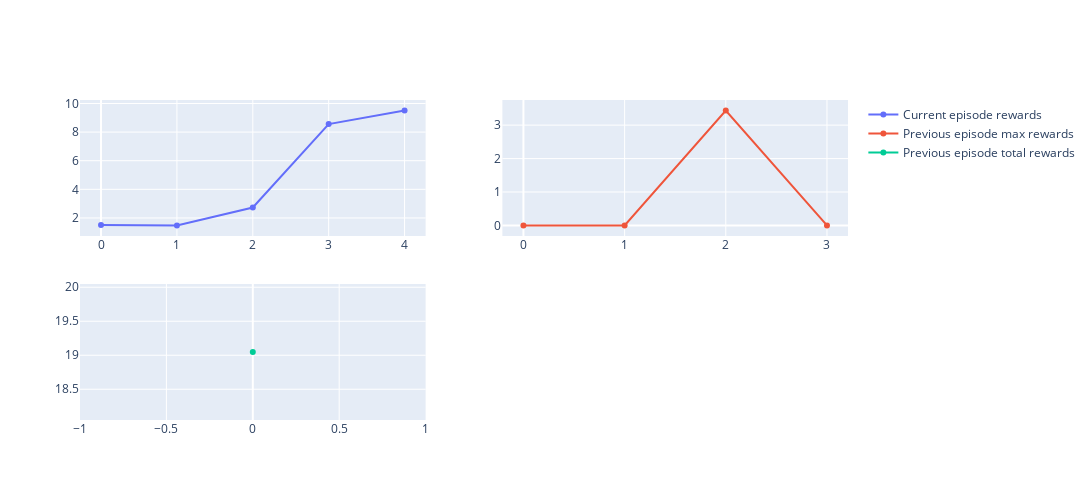
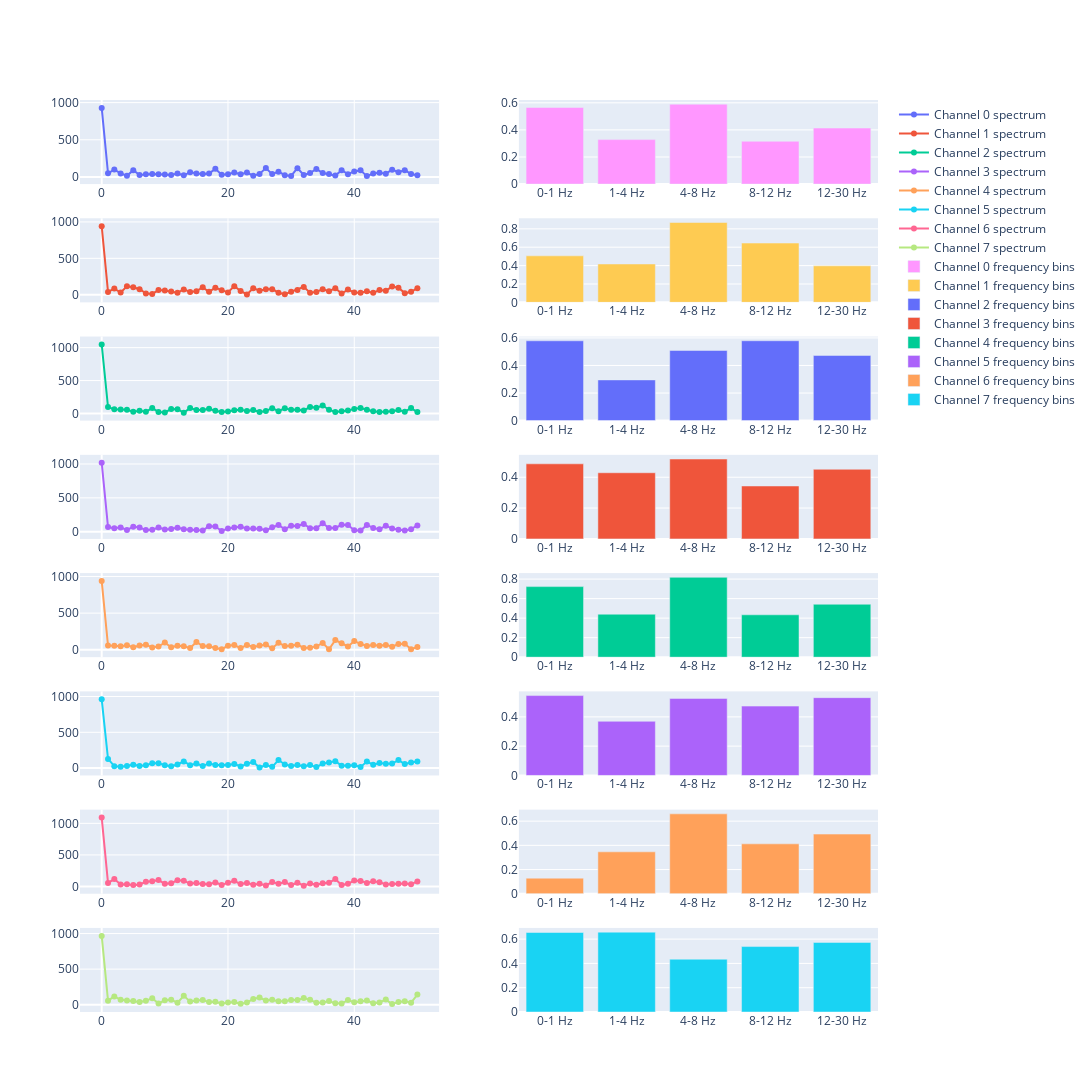

Notebook code cell kept with these figures, in order:
### Code cell
trainer.train(num_episodes=2)

### Figure 1 — Plotly figure (JSON) as saved in the notebook; plotly's stock layout.template omitted (floating-point values rounded to 4 significant figures)
{"data": [{"mode": "lines+markers", "name": "Current episode rewards", "type": "scatter", "x": [0, 1, 2, 3, 4], "xaxis": "x", "y": [1.5, 1.475, 2.729, 8.56, 9.507], "yaxis": "y"}, {"mode": "lines+markers", "name": "Previous episode max rewards", "type": "scatter", "x": [0, 1, 2, 3], "xaxis": "x2", "y": [0, 0, 3.437, 0], "yaxis": "y2"}, {"mode": "lines+markers", "name": "Previous episode total rewards", "type": "scatter", "x": [0], "xaxis": "x3", "y": [19.05], "yaxis": "y3"}], "layout": {"height": 500, "width": 2000, "xaxis": {"anchor": "y", "domain": [0, 0.45]}, "xaxis2": {"anchor": "y2", "domain": [0.55, 1]}, "xaxis3": {"anchor": "y3", "domain": [0, 0.45]}, "xaxis4": {"anchor": "y4", "domain": [0.55, 1]}, "yaxis": {"anchor": "x", "domain": [0.575, 1]}, "yaxis2": {"anchor": "x2", "domain": [0.575, 1]}, "yaxis3": {"anchor": "x3", "domain": [0, 0.425]}, "yaxis4": {"anchor": "x4", "domain": [0, 0.425]}}}

### Figure 2 — Plotly figure (JSON) as saved in the notebook; plotly's stock layout.template omitted (floating-point values rounded to 4 significant figures)
{"data": [{"mode": "lines+markers", "name": "Channel 0 spectrum", "type": "scatter", "x": [0, 1, 2, 3, 4, 5, 6, 7, 8, 9, 10, 11, 12, 13, 14, 15, 16, 17, 18, 19, 20, 21, 22, 23, 24, 25, 26, 27, 28, 29, 30, 31, 32, 33, 34, 35, 36, 37, 38, 39, 40, 41, 42, 43, 44, 45, 46, 47, 48, 49, 50], "xaxis": "x", "y": [928.3, 48.15, 98.98, 47.72, 15.75, 91.42, 26.11, 36.21, 40.93, 36.84, 31.26, 24.86, 46.82, 21.92, 63.91, 46.19, 37.86, 45.87, 108.9, 30.97, 37.64, 60.18, 35.7, 58.34, 15.93, 41.07, 119.3, 37.9, 71.06, 23.39, 13.5, 118.5, 25.69, 53.2, 108.2, 52.59, 39.74, 18.05, 90.55, 37.52, 74.64, 89.23, 10.97, 46.3, 56.71, 43.56, 97.82, 64.53, 90.85, 38.3, 23.1], "yaxis": "y"}, {"mode": "lines+markers", "name": "Channel 1 spectrum", "type": "scatter", "x": [0, 1, 2, 3, 4, 5, 6, 7, 8, 9, 10, 11, 12, 13, 14, 15, 16, 17, 18, 19, 20, 21, 22, 23, 24, 25, 26, 27, 28, 29, 30, 31, 32, 33, 34, 35, 36, 37, 38, 39, 40, 41, 42, 43, 44, 45, 46, 47, 48, 49, 50], "xaxis": "x3", "y": [940.8, 39.22, 85.31, 29.76, 116.8, 102.2, 75.82, 18.74, 10.79, 64.5, 58.42, 45.37, 26.63, 72.97, 38.94, 49.56, 101.8, 40.67, 97.43, 62.89, 31.69, 118.3, 51.88, 4.814, 90.58, 56.6, 74.79, 77.23, 27.73, 8.528, 41.16, 64.3, 107.9, 28.31, 39.41, 75.52, 48.92, 88.9, 15.68, 70.45, 30.82, 27.89, 46.89, 26.0, 66.28, 56.12, 112.4, 95.46, 22.28, 41.27, 90.86], "yaxis": "y3"}, {"mode": "lines+markers", "name": "Channel 2 spectrum", "type": "scatter", "x": [0, 1, 2, 3, 4, 5, 6, 7, 8, 9, 10, 11, 12, 13, 14, 15, 16, 17, 18, 19, 20, 21, 22, 23, 24, 25, 26, 27, 28, 29, 30, 31, 32, 33, 34, 35, 36, 37, 38, 39, 40, 41, 42, 43, 44, 45, 46, 47, 48, 49, 50], "xaxis": "x5", "y": [1047.0, 96.78, 64.0, 62.24, 57.66, 25.64, 41.28, 26.02, 82.65, 22.22, 15.87, 66.52, 66.04, 12.3, 82.23, 54.51, 51.75, 71.44, 40.51, 24.22, 29.12, 49.59, 58.14, 36.21, 53.0, 23.45, 36.11, 80.05, 35.23, 77.77, 54.78, 55.65, 43.8, 99.9, 87.02, 120.8, 57.19, 22.97, 34.19, 43.74, 69.92, 83.7, 57.31, 33.77, 22.83, 25.22, 34.71, 52.95, 27.99, 82.05, 21.12], "yaxis": "y5"}, {"mode": "lines+markers", "name": "Channel 3 spectrum", "type": "scatter", "x": [0, 1, 2, 3, 4, 5, 6, 7, 8, 9, 10, 11, 12, 13, 14, 15, 16, 17, 18, 19, 20, 21, 22, 23, 24, 25, 26, 27, 28, 29, 30, 31, 32, 33, 34, 35, 36, 37, 38, 39, 40, 41, 42, 43, 44, 45, 46, 47, 48, 49, 50], "xaxis": "x7", "y": [1018.0, 68.32, 49.73, 63.54, 23.82, 74.55, 60.05, 25.79, 28.6, 60.18, 31.78, 39.05, 59.76, 36.53, 27.88, 25.86, 18.32, 80.97, 76.5, 10.73, 46.34, 61.54, 73.05, 45.75, 46.99, 43.84, 22.54, 65.19, 99.11, 36.26, 88.32, 83.42, 114.3, 51.15, 50.75, 123.4, 52.83, 54.27, 100.7, 98.34, 21.51, 15.73, 100.2, 55.84, 34.93, 88.67, 45.35, 30.17, 17.75, 37.27, 92.18], "yaxis": "y7"}, {"mode": "lines+markers", "name": "Channel 4 spectrum", "type": "scatter", "x": [0, 1, 2, 3, 4, 5, 6, 7, 8, 9, 10, 11, 12, 13, 14, 15, 16, 17, 18, 19, 20, 21, 22, 23, 24, 25, 26, 27, 28, 29, 30, 31, 32, 33, 34, 35, 36, 37, 38, 39, 40, 41, 42, 43, 44, 45, 46, 47, 48, 49, 50], "xaxis": "x9", "y": [937.6, 58.11, 53.26, 48.37, 62.8, 35.09, 59.45, 69.33, 32.27, 45.91, 97.73, 34.1, 56.15, 48.95, 22.96, 107.0, 50.22, 47.9, 23.57, 7.754, 53.79, 64.19, 23.08, 66.53, 38.48, 57.04, 71.2, 19.98, 94.44, 52.37, 55.75, 70.25, 24.71, 29.35, 46.01, 92.6, 7.595, 132.1, 89.48, 45.01, 118.8, 80.1, 52.82, 64.33, 53.48, 66.66, 41.85, 77.94, 82.87, 7.97, 37.66], "yaxis": "y9"}, {"mode": "lines+markers", "name": "Channel 5 spectrum", "type": "scatter", "x": [0, 1, 2, 3, 4, 5, 6, 7, 8, 9, 10, 11, 12, 13, 14, 15, 16, 17, 18, 19, 20, 21, 22, 23, 24, 25, 26, 27, 28, 29, 30, 31, 32, 33, 34, 35, 36, 37, 38, 39, 40, 41, 42, 43, 44, 45, 46, 47, 48, 49, 50], "xaxis": "x11", "y": [960.7, 128.6, 27.11, 17.39, 29.11, 48.48, 29.03, 39.49, 67.88, 67.58, 39.52, 26.9, 50.34, 92.94, 41.29, 63.49, 30.51, 65.02, 44.88, 41.05, 43.45, 58.17, 23.11, 59.42, 85.57, 8.347, 42.25, 17.33, 113.6, 51.02, 30.43, 42.37, 26.51, 43.5, 13.92, 62.53, 78.36, 96.26, 33.93, 33.66, 40.13, 16.13, 90.99, 47.42, 71.23, 61.51, 62.53, 111.8, 56.61, 77.12, 91.18], "yaxis": "y11"}, {"mode": "lines+markers", "name": "Channel 6 spectrum", "type": "scatter", "x": [0, 1, 2, 3, 4, 5, 6, 7, 8, 9, 10, 11, 12, 13, 14, 15, 16, 17, 18, 19, 20, 21, 22, 23, 24, 25, 26, 27, 28, 29, 30, 31, 32, 33, 34, 35, 36, 37, 38, 39, 40, 41, 42, 43, 44, 45, 46, 47, 48, 49, 50], "xaxis": "x13", "y": [1091.0, 55.48, 117.2, 31.42, 33.02, 21.08, 32.5, 72.84, 83.35, 100.6, 41.41, 50.58, 97.79, 89.28, 45.35, 55.36, 36.9, 34.98, 64.04, 24.85, 59.82, 89.3, 37.25, 56.35, 27.43, 42.99, 15.51, 70.4, 44.39, 69.41, 21.98, 59.33, 10.72, 48.32, 27.66, 50.61, 57.01, 116.9, 22.12, 42.23, 94.51, 87.93, 55.26, 82.72, 68.12, 31.61, 37.75, 41.88, 46.03, 35.44, 79.42], "yaxis": "y13"}, {"mode": "lines+markers", "name": "Channel 7 spectrum", "type": "scatter", "x": [0, 1, 2, 3, 4, 5, 6, 7, 8, 9, 10, 11, 12, 13, 14, 15, 16, 17, 18, 19, 20, 21, 22, 23, 24, 25, 26, 27, 28, 29, 30, 31, 32, 33, 34, 35, 36, 37, 38, 39, 40, 41, 42, 43, 44, 45, 46, 47, 48, 49, 50], "xaxis": "x15", "y": [967.1, 57.32, 116.1, 69.17, 61.2, 51.37, 37.0, 54.98, 92.55, 16.95, 61.88, 71.08, 28.47, 125.2, 46.72, 60.58, 65.46, 36.82, 40.59, 19.03, 31.84, 37.4, 12.37, 30.87, 81.43, 102.0, 60.73, 70.21, 47.44, 48.1, 66.28, 65.0, 94.5, 68.87, 28.12, 31.68, 51.59, 19.35, 17.34, 65.97, 34.58, 49.36, 60.07, 20.83, 32.79, 71.91, 9.711, 39.97, 50.39, 28.18, 142.1], "yaxis": "y15"}, {"name": "Channel 0 frequency bins", "type": "bar", "x": ["0-1 Hz", "1-4 Hz", "4-8 Hz", "8-12 Hz", "12-30 Hz"], "xaxis": "x2", "y": [0.5658, 0.3283, 0.5896, 0.316, 0.4137], "yaxis": "y2"}, {"name": "Channel 1 frequency bins", "type": "bar", "x": ["0-1 Hz", "1-4 Hz", "4-8 Hz", "8-12 Hz", "12-30 Hz"], "xaxis": "x4", "y": [0.5062, 0.4174, 0.8692, 0.6455, 0.3974], "yaxis": "y4"}, {"name": "Channel 2 frequency bins", "type": "bar", "x": ["0-1 Hz", "1-4 Hz", "4-8 Hz", "8-12 Hz", "12-30 Hz"], "xaxis": "x6", "y": [0.579, 0.2953, 0.5088, 0.5793, 0.4727], "yaxis": "y6"}, {"name": "Channel 3 frequency bins", "type": "bar", "x": ["0-1 Hz", "1-4 Hz", "4-8 Hz", "8-12 Hz", "12-30 Hz"], "xaxis": "x8", "y": [0.4872, 0.4291, 0.5182, 0.3433, 0.4518], "yaxis": "y8"}, {"name": "Channel 4 frequency bins", "type": "bar", "x": ["0-1 Hz", "1-4 Hz", "4-8 Hz", "8-12 Hz", "12-30 Hz"], "xaxis": "x10", "y": [0.7229, 0.4402, 0.8183, 0.434, 0.5421], "yaxis": "y10"}, {"name": "Channel 5 frequency bins", "type": "bar", "x": ["0-1 Hz", "1-4 Hz", "4-8 Hz", "8-12 Hz", "12-30 Hz"], "xaxis": "x12", "y": [0.5453, 0.3698, 0.526, 0.4734, 0.5311], "yaxis": "y12"}, {"name": "Channel 6 frequency bins", "type": "bar", "x": ["0-1 Hz", "1-4 Hz", "4-8 Hz", "8-12 Hz", "12-30 Hz"], "xaxis": "x14", "y": [0.1287, 0.3464, 0.6604, 0.4124, 0.4932], "yaxis": "y14"}, {"name": "Channel 7 frequency bins", "type": "bar", "x": ["0-1 Hz", "1-4 Hz", "4-8 Hz", "8-12 Hz", "12-30 Hz"], "xaxis": "x16", "y": [0.6543, 0.6575, 0.4346, 0.5386, 0.5728], "yaxis": "y16"}], "layout": {"height": 1500, "width": 2000, "xaxis": {"anchor": "y", "domain": [0, 0.45]}, "xaxis10": {"anchor": "y10", "domain": [0.55, 1]}, "xaxis11": {"anchor": "y11", "domain": [0, 0.45]}, "xaxis12": {"anchor": "y12", "domain": [0.55, 1]}, "xaxis13": {"anchor": "y13", "domain": [0, 0.45]}, "xaxis14": {"anchor": "y14", "domain": [0.55, 1]}, "xaxis15": {"anchor": "y15", "domain": [0, 0.45]}, "xaxis16": {"anchor": "y16", "domain": [0.55, 1]}, "xaxis2": {"anchor": "y2", "domain": [0.55, 1]}, "xaxis3": {"anchor": "y3", "domain": [0, 0.45]}, "xaxis4": {"anchor": "y4", "domain": [0.55, 1]}, "xaxis5": {"anchor": "y5", "domain": [0, 0.45]}, "xaxis6": {"anchor": "y6", "domain": [0.55, 1]}, "xaxis7": {"anchor": "y7", "domain": [0, 0.45]}, "xaxis8": {"anchor": "y8", "domain": [0.55, 1]}, "xaxis9": {"anchor": "y9", "domain": [0, 0.45]}, "yaxis": {"anchor": "x", "domain": [0.9078, 1.0]}, "yaxis10": {"anchor": "x10", "domain": [0.3891, 0.4813]}, "yaxis11": {"anchor": "x11", "domain": [0.2594, 0.3516]}, "yaxis12": {"anchor": "x12", "domain": [0.2594, 0.3516]}, "yaxis13": {"anchor": "x13", "domain": [0.1297, 0.2219]}, "yaxis14": {"anchor": "x14", "domain": [0.1297, 0.2219]}, "yaxis15": {"anchor": "x15", "domain": [0, 0.09219]}, "yaxis16": {"anchor": "x16", "domain": [0, 0.09219]}, "yaxis2": {"anchor": "x2", "domain": [0.9078, 1.0]}, "yaxis3": {"anchor": "x3", "domain": [0.7781, 0.8703]}, "yaxis4": {"anchor": "x4", "domain": [0.7781, 0.8703]}, "yaxis5": {"anchor": "x5", "domain": [0.6484, 0.7406]}, "yaxis6": {"anchor": "x6", "domain": [0.6484, 0.7406]}, "yaxis7": {"anchor": "x7", "domain": [0.5188, 0.6109]}, "yaxis8": {"anchor": "x8", "domain": [0.5188, 0.6109]}, "yaxis9": {"anchor": "x9", "domain": [0.3891, 0.4813]}}}
